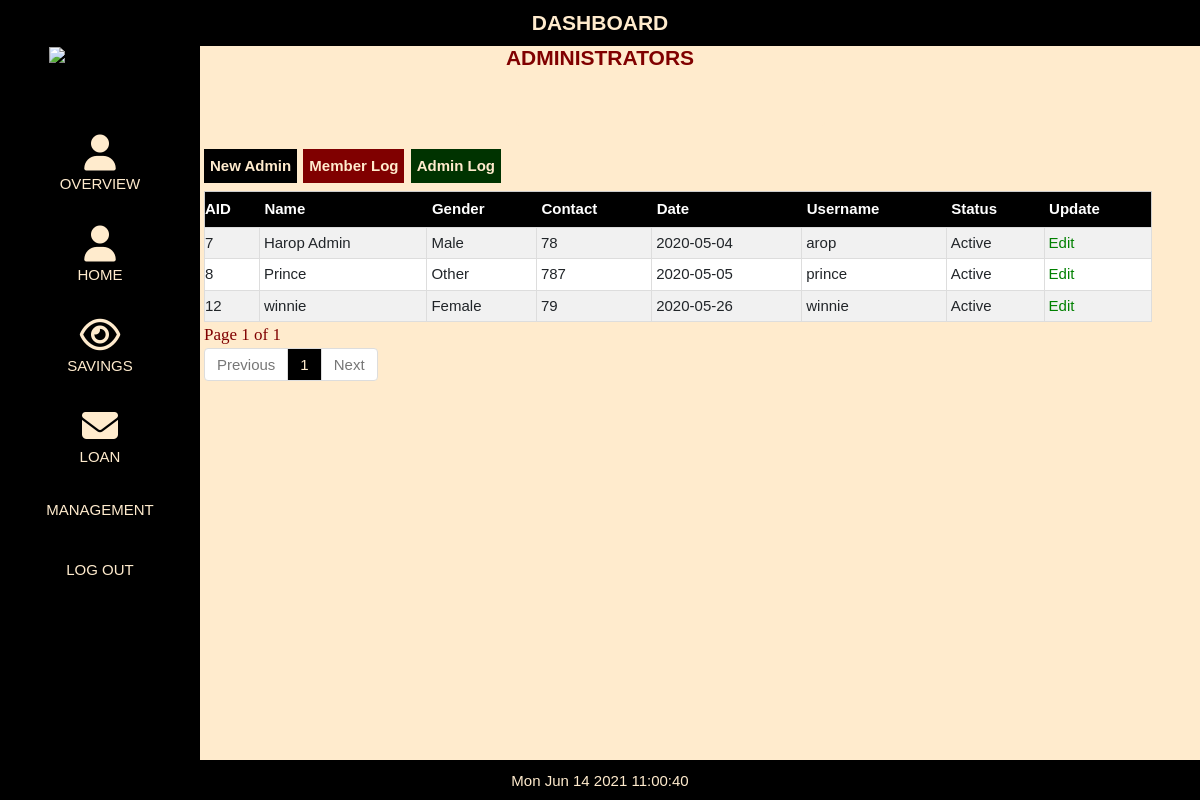
/admin/admin.php (signed in), run on the app's committed database.
### tables this page shows
CREATE TABLE `admintb` (
  `adminId` int(20) NOT NULL,
  `photo` blob NOT NULL,
  `admin_name` varchar(50) NOT NULL,
  `gender` enum('Male','Female','Other') NOT NULL,
  `contact` varchar(20) NOT NULL,
  `joinDate` date NOT NULL,
  `status` enum('Active','Inactive') NOT NULL DEFAULT 'Active',
  `username` varchar(50) NOT NULL,
  `pass` varchar(250) NOT NULL
);

### admin/admin.php (the view, shortened to what this page needs)
<?php
If (!isset($_SESSION['loggedin'])) {
	Header('Location:../index.php');
	Exit;
}include('db.php');
$stmt1 = $con->prepare('SELECT admin_name FROM admintb WHERE adminId = ?');
$stmt1->bind_param('i', $_SESSION['adminId']);
$stmt1->execute();
$stmt1->bind_result($admin_name);
?>
<!DOCTYPE html>
<html>
<link href="bootsrap/css/bootstrap.css" rel="stylesheet"/>
<link rel="stylesheet" href="css/w3.css">
<link rel="stylesheet" href="../../cdnjs.cloudflare.com/ajax/libs/font-awesome/4.7.0/css/font-awesome.min.css">
<link rel="stylesheet" type="text/css" href="css/style.css" />
<body>
<?php include('menu.php');?>
<h2 class="page-title">ADMINISTRATORS</h2>
<form method="POST">
<input class="searchbox"  value="<?=$admin_name?>"  style=" width:auto;color:#003300; font-weight:lighter; font-family:Cambria, Cochin, Georgia, Times, 'Times New Roman', serif; font-size:25px; border: 0px solid #ccc; background-color:blanchedalmond; font-style:italic" readonly>
</form>
<button class="add-btn" onclick="document.getElementById('id01').style.display='block'" style="width:auto">New Admin</button>
<button class="add-btn" style="margin-left:2px;width:auto;background-color:maroon" onClick="location.href='history.php'" style="width:auto">Member Log</button>
<button class="add-btn" style="margin-left:2px;width:auto;background-color:#003300" onClick="location.href='admin_history.php'" style="width:auto">Admin Log</button>
<?php
include('db.php');
$q=mysqli_query($con,"SELECT * FROM admintb ");
$rr=mysqli_num_rows($q);
if(!$rr)
{
echo "<h2 style='color:red; padding-left:220px'>No Results Found !!!</h2>";
}
else
{
?>
<table class="w3-table-all" id="admintb" >
  <tr>
    <th>AID</th>
    <th>Name</th>
    <th>Gender</th>
    <th>Contact</th>
    <th>Date</th>
    <th>Username</th>
    <th>Status</th>
    <th>Update</th>
  </tr>
<?php
if (isset($_GET['page_no']) && $_GET['page_no']!="") {
	$page_no = $_GET['page_no'];
	} else {
		$page_no = 1;
        }
	$total_records_per_page = 10;
  $offset = ($page_no-1) * $total_records_per_page;
	$previous_page = $page_no - 1;
	$next_page = $page_no + 1;
	$result_count = mysqli_query($con,"SELECT COUNT(*) As total_records FROM `admintb`");
	$total_records = mysqli_fetch_array($result_count);
	$total_records = $total_records['total_records'];
  $total_no_of_pages = ceil($total_records / $total_records_per_page);
  $result = mysqli_query($con,"SELECT * FROM `admintb` LIMIT $offset, $total_records_per_page");
  while($row = mysqli_fetch_array($result)){
echo "<Tr>";
echo "<td>".$row['adminId']."</td>";
echo "<td>".$row['admin_name']."</td>";
echo "<td>".$row['gender']."</td>";
echo "<td>".$row['contact']."</td>";
echo "<td>".$row['joinDate']."</td>";
echo "<td>".$row['username']."</td>";
echo "<td>".$row['status']."</td>";
?>
<td><a href="update_admin.php?page=update_admin_record&adminId=<?php echo $row['adminId']; ?>" style='color:green'><span class='glyphicon glyphicon-edit'>Edit</span></a></td>
<?php
echo "</Tr>";
}
		?>
</table>
<div>
<strong class="pageno">Page <?php echo $page_no." of ".$total_no_of_pages; ?></strong>
</div>
<ul class="pagination">
	<li <?php if($page_no <= 1){ echo "class='disabled'"; } ?>>
	<a <?php if($page_no > 1){ echo "href='?page_no=$previous_page'"; } ?>>Previous</a>
	</li>
    <?php
	if ($total_no_of_pages <= 10){
		for ($counter = 1; $counter <= $total_no_of_pages; $counter++){
			if ($counter == $page_no) {
		   echo "<li class='active'><a>$counter</a></li>";
				}else{
           echo "<li><a href='?page_no=$counter'>$counter</a></li>";
				}
        }
	}
?>
	<li <?php if($page_no >= $total_no_of_pages){ echo "class='disabled'"; } ?>>
	<a <?php if($page_no < $total_no_of_pages) { echo "href='?page_no=$next_page'"; } ?>>Next</a>
	</li>
</ul>
<?php }?>
</body>
</html>

### admin/css/w3.css (style rules this page uses)
html { box-sizing: border-box }
*, *:before, *:after { box-sizing: inherit }
html { -ms-text-size-adjust: 100%; -webkit-text-size-adjust: 100% }
body { margin: 0 }
a { background-color: transparent; -webkit-text-decoration-skip: objects }
button, input, select, textarea { font: inherit; margin: 0 }
button, input { overflow: visible }
button, select { text-transform: none }
button, html [type=button], [type=reset], [type=submit] { -webkit-appearance: button }
html, body { font-family: Verdana, sans-serif; font-size: 15px; line-height: 1.5 }
html { overflow-x: hidden }
h2 { font-size: 30px }
h1, h2, h3, h4, h5, h6 { font-family: "Segoe UI", Arial, sans-serif; font-weight: 400; margin: 10px 0 }
a { color: inherit }
.w3-table, .w3-table-all { border-collapse: collapse; display: table; }
.w3-table-all { border: 1px solid #ccc; padding-left: 80%; margin-left: 17%; width: 79%; }
.w3-table-all th { padding-top: 6px; padding-bottom: 6px; text-align: left; background-color: black; color: white; padding-right: 5px; padding-left: 5px; }
.w3-table-all td { border: 1px solid #ddd; padding: 4px; }
.w3-bordered tr, .w3-table-all tr { border-bottom: 1px solid #ddd; padding-left: 5px; }
.w3-table-all tr:nth-child(odd) { background-color: #fff }
.w3-table-all tr:nth-child(even) { background-color: #f1f1f1 }
.w3-table td, .w3-table th, .w3-table-all td, .w3-table-all th { display: table-cell; text-align: left; margin-right: 90px; vertical-align: top }
.w3-table th:first-child, .w3-table td:first-child, .w3-table-all th:first-child, .w3-table-all td:first-child { padding-left: 0px }

### admin/css/style.css (style rules this page uses)
body { background-color: blanchedalmond; box-align: center; }
.searchbox { margin-top: 80px; margin-bottom: 15px; background-color: white; padding: 4px; float: center; overflow: hidden; border: 2px solid #ccc; border-radius: 4px; font-size: 16px; background-position: 10px 10px; background-repeat: no-repeat; width: 200px; max-width: 100%; margin-left: 43%; }
.page-title { display: block; text-align: center; font-size: 140%; color: blanchedalmond; width: 100%; color: maroon; position: fixed; font-weight: bold; padding-top: 35px; }
.add-btn { background-color: black; color: blanchedalmond; font-weight: bold; margin: 8px 0; border: none; cursor: pointer; padding: 6px; width: 8%; margin-left: 17%; }
.pageno { color: maroon; font-family: Cambria, Cochin, Georgia, Times, 'Times New Roman', serif; font-size: 17px; margin-left: 17%; font-weight: lighter; }
.pagination { display: inline-block; border-radius: 4px; padding-left: 17%; width: 79%; }
.pagination>li { display: inline; }
.pagination>li>a, .pagination>li>span { position: relative; float: left; padding: 5px 12px; margin-left: -1px; line-height: 1.42857143; color: #337ab7; text-decoration: none; background-color: #fff; border: 1px solid #ddd }
.pagination>li:first-child>a, .pagination>li:first-child>span { margin-left: 0; border-top-left-radius: 4px; border-bottom-left-radius: 4px }
.pagination>li:last-child>a, .pagination>li:last-child>span { border-top-right-radius: 4px; border-bottom-right-radius: 4px }
.pagination>.active>a, .pagination>.active>a:focus, .pagination>.active>a:hover, .pagination>.active>span, .pagination>.active>span:focus, .pagination>.active>span:hover { z-index: 3; color: blanchedalmond; cursor: default; background-color: black; }
.pagination>.disabled>a, .pagination>.disabled>a:focus, .pagination>.disabled>a:hover, .pagination>.disabled>span, .pagination>.disabled>span:focus, .pagination>.disabled>span:hover { color: #777; cursor: not-allowed; background-color: #fff; border-color: #ddd }

### admin/admin.php (style rules this page uses)
body, h1,h2,h3,h4,h5,h6 { font-family: "Montserrat", sans-serif }

### admin/menu.php (style rules this page uses)
body, h1,h2,h3,h4,h5,h6 { font-family: "Montserrat", sans-serif }

### data on the page
admintb: adminId "7", admin_name "Harop Admin", gender "Male", contact "78", joinDate "2020-05-04", username "arop", status "Active"
admintb: adminId "8", admin_name "Prince", gender "Other", contact "787", joinDate "2020-05-05", username "prince", status "Active"
admintb: adminId "12", admin_name "winnie", gender "Female", contact "79", joinDate "2020-05-26", username "winnie", status "Active"

### other printed values
$page_no "1"
$total_no_of_pages "1"
